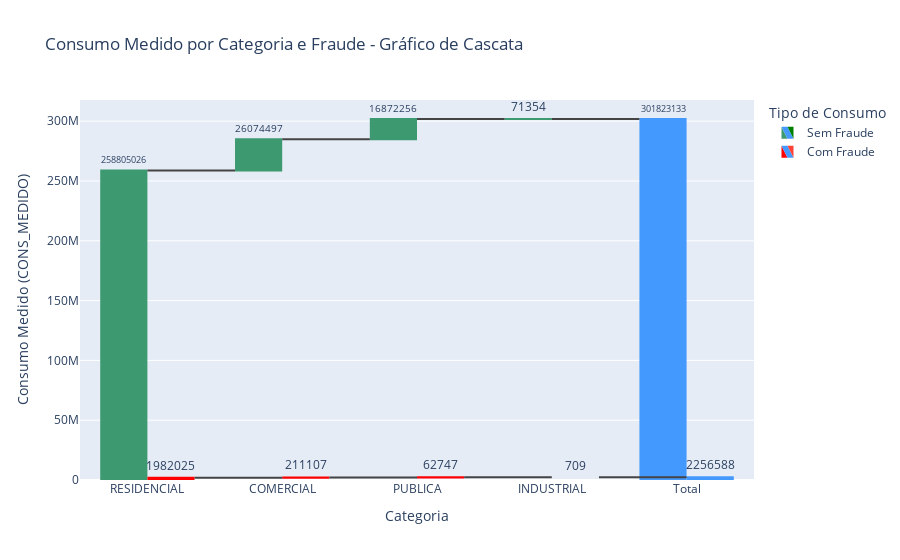

Notebook code for this chart:
### Markdown cell above
### Distribuição do Consumo Medido por Descrição

### Code cell
import pandas as pd
import plotly.graph_objects as go

merged_df['FRAUDE'] = merged_df['DESCRICAO'].apply(lambda x: 'Com Fraude' if x == 1 else 'Sem Fraude')

category_fraud_sums = merged_df.groupby(['CATEGORIA', 'FRAUDE'])['CONS_MEDIDO'].sum().unstack(fill_value=0)

if 'Com Fraude' not in category_fraud_sums.columns:
    category_fraud_sums['Com Fraude'] = 0

if 'Sem Fraude' not in category_fraud_sums.columns:
    category_fraud_sums['Sem Fraude'] = 0

category_fraud_sums['Total'] = category_fraud_sums.sum(axis=1)

category_fraud_sums = category_fraud_sums.sort_values(by='Total', ascending=False)

fig = go.Figure()

fig.add_trace(go.Waterfall(
    name='Sem Fraude',
    orientation="v",
    measure=["relative"] * len(category_fraud_sums) + ["total"],
    x=list(category_fraud_sums.index) + ['Total'],
    y=list(category_fraud_sums['Sem Fraude']) + [category_fraud_sums['Sem Fraude'].sum()],
    text=list(category_fraud_sums['Sem Fraude']) + [category_fraud_sums['Sem Fraude'].sum()],
    textposition="outside",
    decreasing={"marker": {"color": "green"}},
))

fig.add_trace(go.Waterfall(
    name='Com Fraude',
    orientation="v",
    measure=["relative"] * len(category_fraud_sums) + ["total"],
    x=list(category_fraud_sums.index) + ['Total'],
    y=list(category_fraud_sums['Com Fraude']) + [category_fraud_sums['Com Fraude'].sum()],
    text=list(category_fraud_sums['Com Fraude']) + [category_fraud_sums['Com Fraude'].sum()],
    textposition="outside",
    increasing={"marker": {"color": "red"}},
))

fig.update_layout(
    title='Consumo Medido por Categoria e Fraude - Gráfico de Cascata',
    xaxis_title='Categoria',
    yaxis_title='Consumo Medido (CONS_MEDIDO)',
    waterfallgap=0.3,
    showlegend=True,
    legend_title='Tipo de Consumo'
)

fig.show()

### Figure 1 — Plotly figure (JSON) as saved in the notebook; plotly's stock layout.template omitted (floating-point values rounded to 4 significant figures)
{"data": [{"decreasing": {"marker": {"color": "green"}}, "measure": ["relative", "relative", "relative", "relative", "total"], "name": "Sem Fraude", "orientation": "v", "text": ["258805026", "26074497", "16872256", "71354", "301823133"], "textposition": "outside", "type": "waterfall", "x": ["RESIDENCIAL", "COMERCIAL", "PUBLICA", "INDUSTRIAL", "Total"], "y": [258805026, 26074497, 16872256, 71354, 301823133]}, {"increasing": {"marker": {"color": "red"}}, "measure": ["relative", "relative", "relative", "relative", "total"], "name": "Com Fraude", "orientation": "v", "text": ["1982025", "211107", "62747", "709", "2256588"], "textposition": "outside", "type": "waterfall", "x": ["RESIDENCIAL", "COMERCIAL", "PUBLICA", "INDUSTRIAL", "Total"], "y": [1982025, 211107, 62747, 709, 2256588]}], "layout": {"legend": {"title": {"text": "Tipo de Consumo"}}, "showlegend": true, "title": {"text": "Consumo Medido por Categoria e Fraude - Gráfico de Cascata"}, "waterfallgap": 0.3, "xaxis": {"title": {"text": "Categoria"}}, "yaxis": {"title": {"text": "Consumo Medido (CONS_MEDIDO)"}}}}
